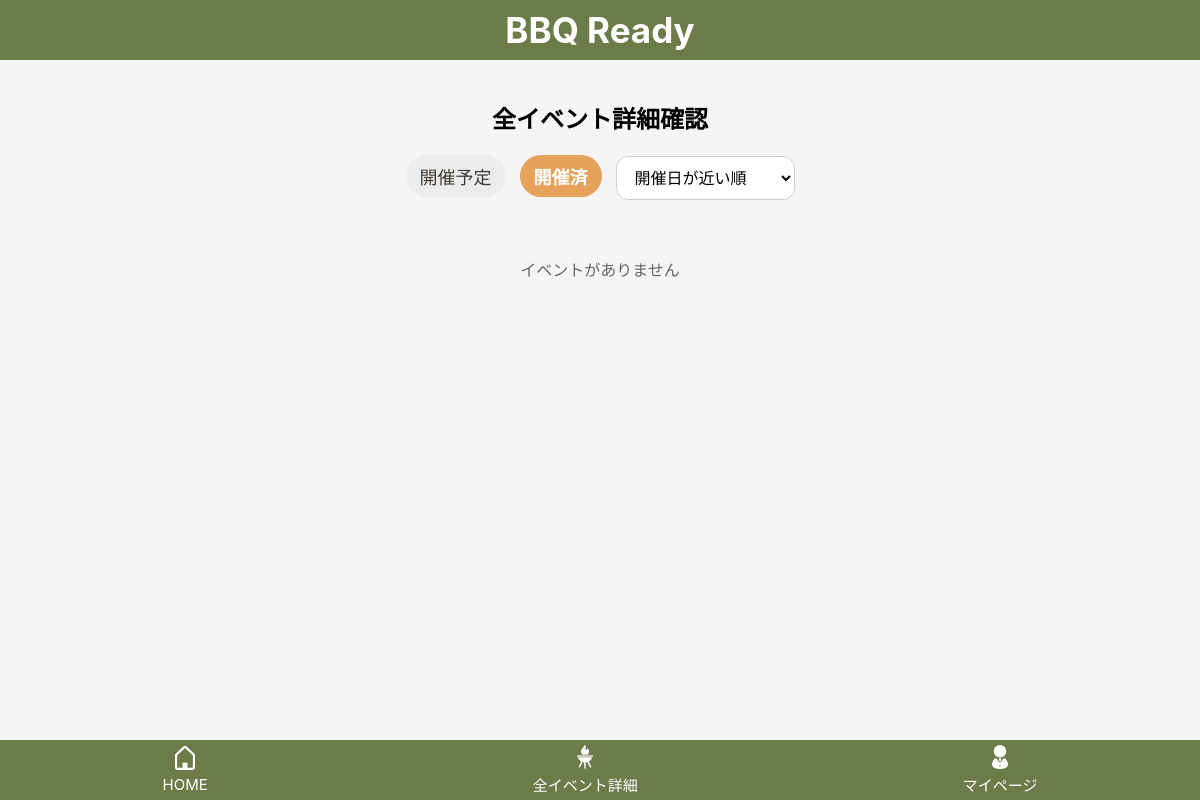
/events/?status=past&sort=held_at_asc (signed in), run on an earlier commit of the app's database.
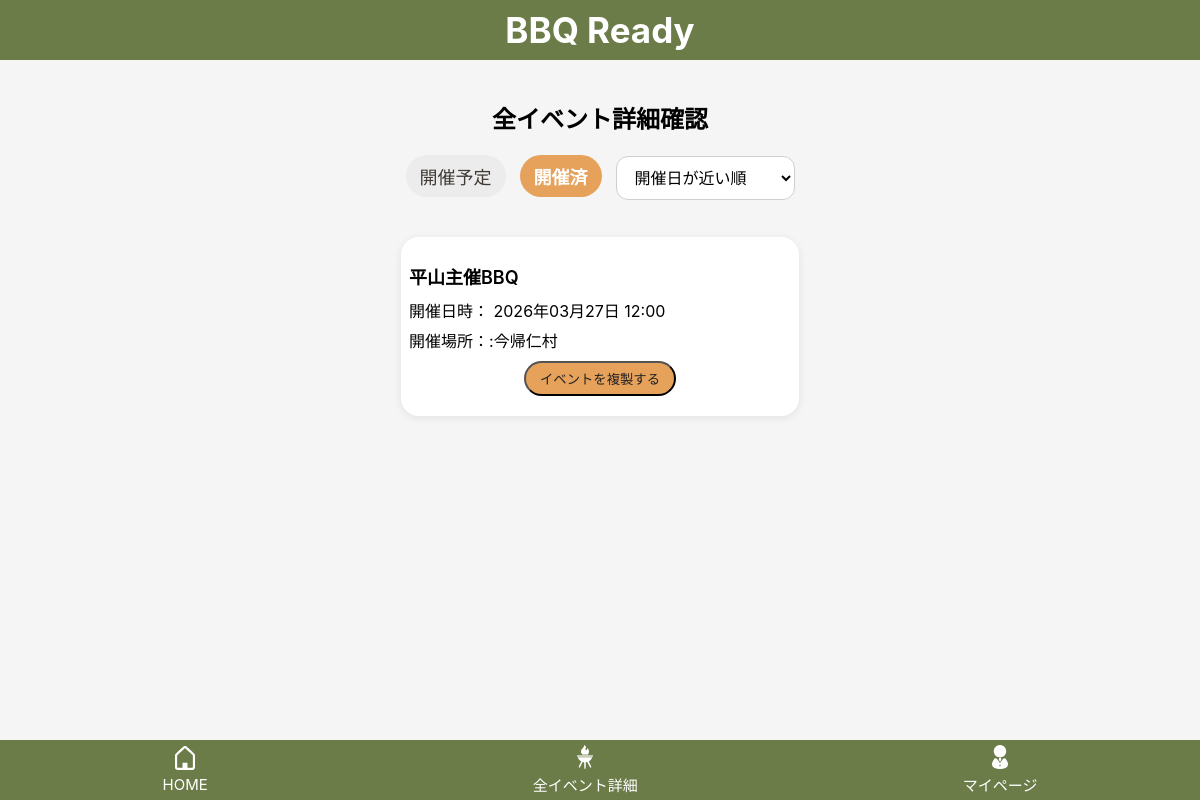
And on a later commit of the database.
### bbq_app/models.py (models this page shows, shortened)
class Event(models.Model):
    user = models.ForeignKey(settings.AUTH_USER_MODEL, on_delete=models.CASCADE, related_name="events")
    name = models.CharField("イベント名", max_length=30)
    held_at = models.DateTimeField("開催日時", null=True, blank=True)
    location = models.CharField("開催場所", max_length=50, blank=True)
    created_at = models.DateTimeField("作成日時", auto_now_add=True)
    updated_at = models.DateTimeField("更新日時", auto_now=True)

### bbq_app/views.py (the view)
# urls.py: path("events/", views.event_list, name="event_list"),
@login_required
def event_list(request):
    status = request.GET.get("status", "upcoming")
    sort =request.GET.get("sort", "held_at_asc")
    now = timezone.now()
    qs = Event.objects.filter(user=request.user)
    if status == "past":
        events = qs.filter(held_at__lt=now)
    else:
        events = qs.filter(Q(held_at__gte=now) | Q(held_at__isnull=True))
    if sort == "held_at_desc":
        events = events.order_by("-held_at")
    elif sort == "created_desc":
        events = events.order_by("-created_at")
    else:
        sort = "held_at_asc"
        events =events.order_by("held_at")
    return render(request, "bbq_app/event_list.html",{"events":events,"status":status,"sort":sort})

### bbq_app/templates/bbq_app/event_list.html (shortened to what this page needs)
{% extends "bbq_app/base.html" %}
{% block content %}
<h2 class="event-list-page-title">全イベント詳細確認</h2>
<div class="event-list-toolbar">
    <div class="event-list-tabs">
        <a href="{% url 'event_list' %}?status=upcoming&sort={{ sort }}"
        class="event-tab {% if status == 'upcoming' %}active{% endif %}">
            開催予定
        </a>
        <a href="{% url 'event_list' %}?status=past&sort={{ sort }}"
        class="event-tab {% if status == 'past' %}active{% endif %}">
            開催済
        </a>
    </div>
    <form method="get" class="event-sort">
        <select name="sort" onchange="this.form.submit()">
            <option value="held_at_asc" {% if sort == "held_at_asc" %}selected{% endif %}>
                開催日が近い順
            </option>
        </select>
    </form>
</div>
<div class="event-card-list">
    {% for event in events %}
        <div class="event-list-card">
            <a href="{% url 'item_edit' event.id %}" class="event-list-card__link">
                <p class="event-list-card__title">{{ event.name }}</p>
                <p class="event-list-card__text">
                    開催日時：
                    {% if event.held_at %}
                        {{ event.held_at|date:"Y年m月d日 H:i" }}
                    {% else %}
                        未定
                    {% endif %}
                </p>
                <p class="event-list-card__text">
                    開催場所：:{{ event.location|default:"未定"}}
                </p>
            </a>
            <button type="button" class="event-list-card__duplicate-btn"
                    onclick="openDuplicateModal({{ event.id }}); return false;">
                イベントを複製する
            </button>
        </div>
    {% empty %}
        <p class="event-list-empty">イベントがありません</p>
    {% endfor %}
</div>
{% endblock %}

What changed in the data, as far as the page shows it:
added Event: name "平山主催BBQ", held_at "2026年03月27日 12:00", location "今帰仁村"
Also different on the page:
text no longer shown: "イベントがありません"
